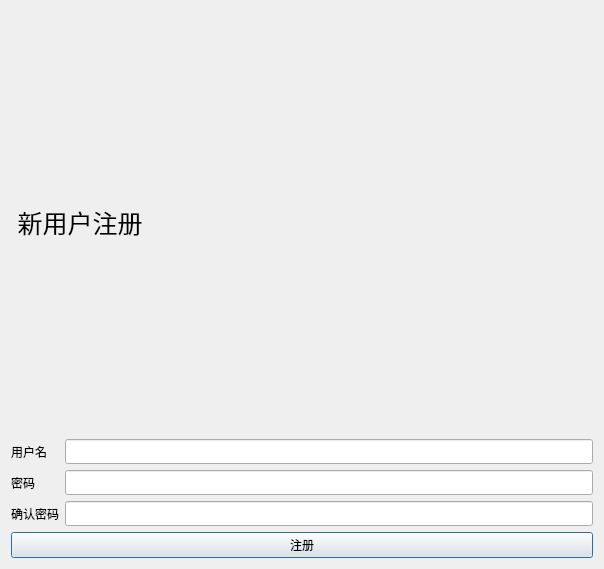
<?xml version="1.0" encoding="UTF-8"?>
<ui version="4.0">
 <class>signup</class>
 <widget class="QDialog" name="signup">
  <property name="geometry">
   <rect>
    <x>0</x>
    <y>0</y>
    <width>604</width>
    <height>569</height>
   </rect>
  </property>
  <property name="windowTitle">
   <string>Dialog</string>
  </property>
  <layout class="QGridLayout" name="gridLayout_2">
   <item row="0" column="0">
    <layout class="QVBoxLayout" name="verticalLayout">
     <item>
      <widget class="QLabel" name="label_4">
       <property name="font">
        <font>
         <family>思源黑体 CN Normal</family>
         <pointsize>19</pointsize>
        </font>
       </property>
       <property name="text">
        <string> 新用户注册</string>
       </property>
      </widget>
     </item>
     <item>
      <layout class="QGridLayout" name="gridLayout">
       <item row="1" column="0">
        <widget class="QLabel" name="label_2">
         <property name="font">
          <font>
           <family>思源黑体 CN Normal</family>
          </font>
         </property>
         <property name="text">
          <string>密码</string>
         </property>
        </widget>
       </item>
       <item row="2" column="0">
        <widget class="QLabel" name="label_3">
         <property name="font">
          <font>
           <family>思源黑体 CN Normal</family>
          </font>
         </property>
         <property name="text">
          <string>确认密码</string>
         </property>
        </widget>
       </item>
       <item row="0" column="0">
        <widget class="QLabel" name="label">
         <property name="font">
          <font>
           <family>思源黑体 CN Normal</family>
          </font>
         </property>
         <property name="text">
          <string>用户名</string>
         </property>
        </widget>
       </item>
       <item row="0" column="1">
        <widget class="QLineEdit" name="username">
         <property name="font">
          <font>
           <family>思源黑体 CN Normal</family>
          </font>
         </property>
        </widget>
       </item>
       <item row="1" column="1">
        <widget class="QLineEdit" name="password">
         <property name="font">
          <font>
           <family>思源黑体 CN Normal</family>
          </font>
         </property>
        </widget>
       </item>
       <item row="2" column="1">
        <widget class="QLineEdit" name="confirm_password">
         <property name="font">
          <font>
           <family>思源黑体 CN Normal</family>
          </font>
         </property>
        </widget>
       </item>
      </layout>
     </item>
     <item>
      <widget class="QPushButton" name="signup_2">
       <property name="font">
        <font>
         <family>思源黑体 CN Normal</family>
        </font>
       </property>
       <property name="text">
        <string>注册</string>
       </property>
      </widget>
     </item>
    </layout>
   </item>
  </layout>
 </widget>
 <resources/>
 <connections/>
</ui>
